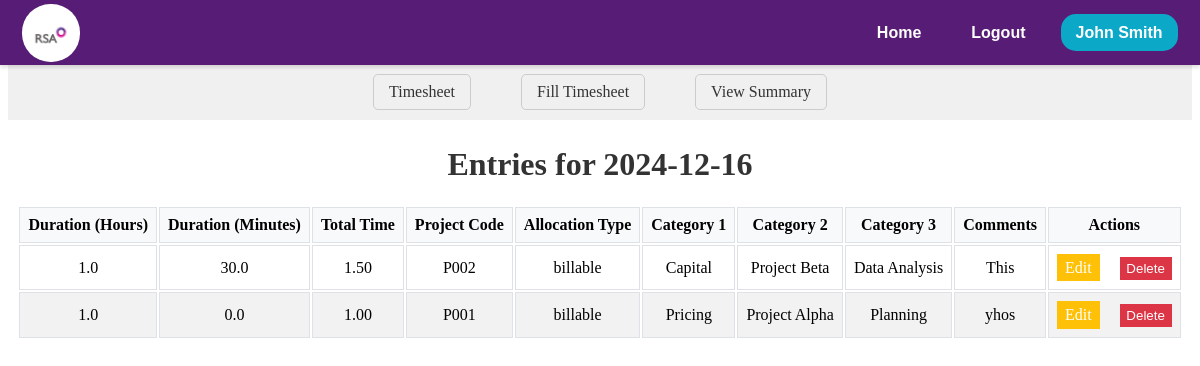
The app's page /timesheet/view_entries/2024-12-16 (signed in) with its own data.
### models.py (models this page shows, shortened)
class EMPWD(db.Model, UserMixin):
    __tablename__ = 'EMPWD'
    EMPID = db.Column(db.String(255), primary_key=True)
    username = db.Column(db.String(255), unique=True, nullable=False)
    EName = db.Column(db.String(255))
    DOJRS = db.Column(db.Date)
    DOJSIPL = db.Column(db.Date, nullable=True)
    Profile = db.Column(db.String(255))
    Status = db.Column(db.String(50))
    SIPLLevel = db.Column(db.String(50))
    RSALevel = db.Column(db.String(50))
    EEMail = db.Column(db.String(255))
    IEMail = db.Column(db.String(255))
    Landline = db.Column(db.String(20))
    Mobile = db.Column(db.String(20))
    Ext = db.Column(db.String(10))
    Secretary = db.Column(db.String(255))
    SecretaryID = db.Column(db.String(255))
    SystemID = db.Column(db.String(255))
    Password = db.Column(db.String(255), nullable=False)
    Team = db.Column(db.String(255))
    LineManager = db.Column(db.String(255))
    LineManagerID = db.Column(db.String(255))
    AlternateContatName = db.Column(db.String(255))
    AlternateContatID = db.Column(db.String(255))
    DateofLeavingRSAASIPL = db.Column(db.Date)
    ReasonforLeaving = db.Column(db.String(255))
    LineManager2 = db.Column(db.String(255))
    ITAdmin = db.Column(db.String(255))
    HRAdmin = db.Column(db.String(255))
    TrnAdmin = db.Column(db.String(255))
    FinAdmin = db.Column(db.String(255))
    Field6 = db.Column(db.String(255))
    Field7 = db.Column(db.String(255))
    def get_id(self):
        return self.EMPID

class TimesheetEntry(db.Model):
    __tablename__ = 'timesheet_entries'
    Uniq_ID = db.Column(db.String(255), primary_key=True)
    EmpID = db.Column(db.String(10), nullable=False)
    DateofEntry = db.Column(db.Date, nullable=False)
    StartTime = db.Column(db.String(255))
    EndTime = db.Column(db.String(255))
    Hours = db.Column(db.Float)
    Minutes = db.Column(db.Float)
    AllocationType = db.Column(db.String(50))
    Category1 = db.Column(db.String(50))
    Category2 = db.Column(db.String(50))
    Category3 = db.Column(db.String(50))
    ProjectCode = db.Column(db.String(10))
    Category5 = db.Column(db.String(50))
    Category6 = db.Column(db.String(50))
    Comment = db.Column(db.String(255))
    Team = db.Column(db.String(255), nullable=False)
    Status = db.Column(db.String(20))
    SubmitDate = db.Column(db.DateTime, default=lambda: datetime.now(timezone.utc))
    RecordType = db.Column(db.String(50))
    WO_Percent = db.Column(db.Float)
    WO_Units = db.Column(db.Integer)
    NetUnits = db.Column(db.Integer)
    BaseRate = db.Column(db.Float)
    Billed_Label = db.Column(db.String(50))
    WOFF_Reason = db.Column(db.String(255))
    LastUploadDate = db.Column(db.DateTime, onupdate=lambda: datetime.now(timezone.utc))
    LastUpdatedBy = db.Column(db.String(50))
    InvNum =db.Column(db.Float)
    FinalRate = db.Column(db.Float)
    SSMA_TimeStamp = db.Column(db.DateTime )

### routes/timesheet/timesheet.py (the view)
@timesheet_bp.route('/view_entries/<date>')
@login_required
def view_entries(date):
    try:
        date = datetime.strptime(date, '%Y-%m-%d').date()
        entries = TimesheetEntry.query.filter_by(EmpID=current_user.get_id(), DateofEntry=date).all()
        return render_template('timesheet/timesheet-summery/view_entries.html', entries=entries, date=date, user=current_user)
    except Exception as e:
            session['error_type'] = "Internal Server Error"
            session['error_message'] = f"Unable get data for the {date}"
            return redirect(url_for('error.error_page'))

### app.py (called while the page is built)
@app.before_request
def session_management():
    session.permanent = True

@login_manager.user_loader
def load_user(user_id):
    session = db.session
    return session.get(EMPWD, user_id)

### templates/timesheet/timesheet-summery/view_entries.html (shortened to what this page needs)
<!DOCTYPE html>
<html lang="en">
  <head>
    <link
      rel="stylesheet"
      href="{{ url_for('static', filename='css/timesheet/view_entries.css') }}"
    />
  </head>
  <body>
    <div>
      {% include 'navbar/navbar.html' %}
      <nav class="ts-nav-container">
        <div class="ts-nav-center">
          <a href="/timesheet" class="ts-nav-link">Timesheet</a>
          <a href="/timesheet/fill" class="ts-nav-link">Fill Timesheet</a>
          <a href="/timesheet/summary" class="ts-nav-link"> View Summary</a>
        </div>
      </nav>
      <div class="view-box">
        <h1 class="ts-dateentry-title">Entries for {{ date }}</h1>
        <table>
          <thead class="ts-dateentry-header">
            <tr class="ts-dateentry-header-row">
              <th class="ts-dateentry-header-cell">Duration (Hours)</th>
              <th class="ts-dateentry-header-cell">Duration (Minutes)</th>
              <th class="ts-dateentry-header-cell">Total Time</th>
              <th class="ts-dateentry-header-cell">Project Code</th>
              <th class="ts-dateentry-header-cell">Allocation Type</th>
              <th class="ts-dateentry-header-cell">Category 1</th>
              <th class="ts-dateentry-header-cell">Category 2</th>
              <th class="ts-dateentry-header-cell">Category 3</th>
              <th class="ts-dateentry-header-cell">Comments</th>
              <th class="ts-dateentry-header-cell">Actions</th>
            </tr>
          </thead>
          <tbody>
            {% for entry in entries %}
            <tr class="ts-dateentry-row">
              <td class="ts-dateentry-cell">{{ entry.Hours}}</td>
              <td class="ts-dateentry-cell">{{ entry.Minutes }}</td>
              <td class="ts-dateentry-cell">
                {{"%.2f" | format(entry.Hours + (entry.Minutes/60))}}
              </td>
              <td class="ts-dateentry-cell">{{ entry.ProjectCode }}</td>
              <td class="ts-dateentry-cell">{{ entry.AllocationType }}</td>
              <td class="ts-dateentry-cell">{{ entry.Category1}}</td>
              <td class="ts-dateentry-cell">{{ entry.Category2}}</td>
              <td class="ts-dateentry-cell">{{ entry.Category3}}</td>
              <td class="ts-dateentry-cell">{{ entry.Comment }}</td>
              <td class="ts-dateentry-cell">
                <a class="ts-dateentry-link" href="/comingsoon">Edit</a>
                <form
                  action="{{ url_for('timesheet.delete_entry', entry_id=entry.Uniq_ID) }}"
                  method="POST"
                  style="display: inline"
                  class="ts-dateentry-form"
                >
                  <button
                    type="submit"
                    onclick="handleCustomConfirm(event, 'Are you sure you want to delete this entry?');"
                    class="ts-dateentry-button"
                  >
                    Delete
                  </button>
                </form>
              </td>
            </tr>
            {% endfor %}
          </tbody>
        </table>
      </div>
    </div>
  </body>
</html>

### templates/navbar/navbar.html (shortened to what this page needs)
<!DOCTYPE html>
<html lang="en">
  <head>
    <link
      rel="stylesheet"
      href="{{ url_for('static', filename='css/navbar/navbar.css') }}"
    />
  </head>
  <body>
    <header id="navbar">
      <nav class="navbar-container container">
        <a href="/home" class="home-link">
          <div class="navbar-logo">
            <img
              src="{{ url_for('static', filename='images/logo.png') }}"
              alt="Logo"
            />
          </div>
        </a>
        <div class="navbar-links">
          <a class="navbar-link" href="/home">Home</a>
          <a class="navbar-link" href="/logout">Logout</a>
          <div class="navInfo" data-toggle="false">
            <a class="navbar-link-name" href="#">
              <span>{{user.EName}}</span>
            </a>
          </div>
        </div>
      </nav>
    </header>
  </body>
</html>

### static/css/timesheet/view_entries.css (style rules this page uses)
.ts-dateentry-title { font-size: 2em; color: #333; text-align: center; }
.ts-dateentry-header { background-color: #f8f9fa; }
.ts-dateentry-header-cell { font-weight: bold; padding: 0.5em; border: 1px solid #dee2e6; }
.ts-dateentry-row { background-color: #fff; }
.ts-dateentry-row:nth-child(even) { background-color: #f2f2f2; }
.ts-dateentry-cell { padding: 0.5em; border: 1px solid #dee2e6; }
.ts-dateentry-link { background-color: #ffc107; color: white; border: none; padding: 0.3em 0.5em; cursor: pointer; margin-right: 1em; text-decoration: none; display: inline-block; }
.ts-dateentry-form { display: inline-block; }
.ts-dateentry-button { background-color: #dc3545; color: white; border: none; padding: 0.3em 0.5em; cursor: pointer; }
.ts-nav-container { margin-top: 64px; margin-bottom: 5px; display: flex; justify-content: center; align-items: center; padding: 10px 20px; background-color: #f0f0f0; }
.ts-nav-center { display: flex; }
.ts-nav-link { margin: 0 25px; text-decoration: none; color: #333; border: 1px solid #ccc; padding: 8px 15px; border-radius: 5px; }
.view-box { text-align: center; align-items: center; justify-content: center; display: flex; flex-direction: column; }

### static/css/navbar/navbar.css (style rules this page uses)
#navbar { --navbar-bg-color: #571c75; --navbar-text-color: #fff; --navbar-text-color-focus: #fff; --navbar-bg-contrast: rgb(255, 0, 85); position: fixed; top: 0; left: 0; right: 0; height: 65px; background-color: var(--navbar-bg-color); box-shadow: 0 2px 4px rgba(0, 0, 0, 0.15); z-index: 99; font-weight: 700; font-family: sans-serif; }
.navbar-container { display: flex; justify-content: space-between; align-items: center; height: 100%; padding: 0 1.4rem; }
.home-link { display: flex; align-items: center; }
.navbar-logo { background-color: var(--navbar-text-color-focus); border-radius: 49%; width: 58px; height: 58px; margin-right: 0.5em; }
.navbar-logo img { width: 46px; margin-top: 0.55rem; margin-left: 0.34rem; }
.navbar-links { display: flex; align-items: center; gap: 20px; }
.navbar-link { color: var(--navbar-text-color); text-decoration: none; border-radius: 15px; padding: 10px 15px; transition: background-color 0.3s ease; border-radius: 15px; }
.navbar-link-name { background-color: #0ca8c7; color: #fff; padding: 10px 15px; border-radius: 15px; text-decoration: none; }
.navInfo { position: relative; color: black; }

### records on screen
EMPWD: EName "John Smith"
TimesheetEntry: Hours "1.0", Minutes "30.0", entry.Hours+(entry.Minutes/60) "1.50", ProjectCode "P002", AllocationType "billable", Category1 "Capital", Category2 "Project Beta", Category3 "Data Analysis", Comment "This"
TimesheetEntry: Hours "1.0", Minutes "0.0", entry.Hours+(entry.Minutes/60) "1.00", ProjectCode "P001", AllocationType "billable", Category1 "Pricing", Category2 "Project Alpha", Category3 "Planning", Comment "yhos"

### other values on screen
{{ date }} "2024-12-16"
